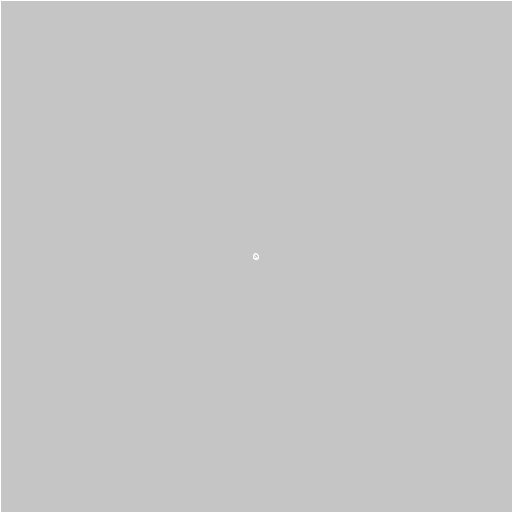
Frame 1 (no input)
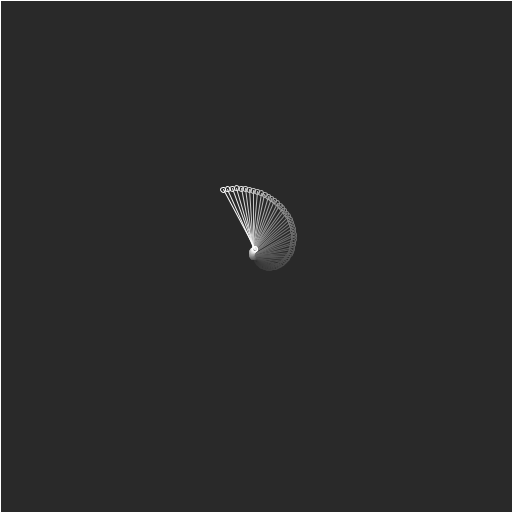
Frame 60 (the mouse pressed at the canvas centre just before this capture)
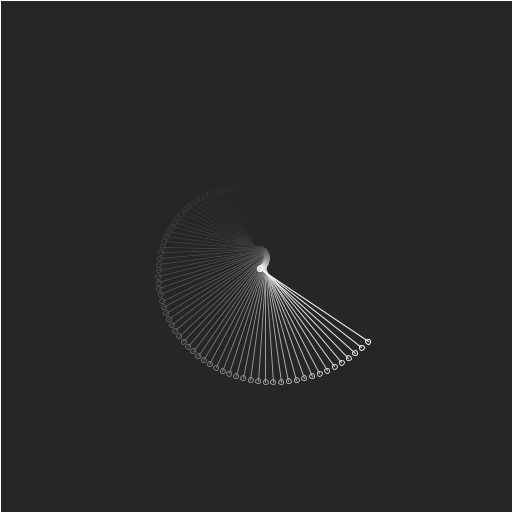
Frame 120 (the mouse held since frame 60 and released just before this capture)

The Processing sketch that drew these frames (run headless with seeded random() and noise(); from frame 60 on, the mouse is pressed at the canvas centre):

// Processing sketch: build
// ── build.pde
/* 

Aprendiendo Processing / Condicionales - if()

- Si la distancia entre dos puntos móviles es menor que una cantidad, dibuja una línea entre ellos.

José Vicente Araújo
http://dunadigital.com 
svcnt@dunadigital.com
junio 2015
Processing 2.2.1

*/


//VARIABLES GLOBALES
//coordenadas de los puntos
float ellipse1x, ellipse1y, ellipse2x, ellipse2y;

//SETUP
void setup() {
	size(512, 512);
	//background(#202020);
	noFill();
	stroke(255);
}

//LOOP
void draw() {
	fill(#202020, 10);
	rect(0, 0, width, height);

	ellipse1x = width/2 + sin(frameCount*0.06)*sin(frameCount*0.005)*250;
	ellipse1y = height/2 + cos(frameCount*0.06)*sin(frameCount*0.005)*250;

	ellipse2x = width/2 + sin(frameCount*-0.05)*sin(frameCount*0.0005)*225;
	ellipse2y = height/2 + cos(frameCount*-0.05)*sin(frameCount*0.0005)*225;

	ellipse(ellipse1x, ellipse1y, 5, 5);
	ellipse(ellipse2x, ellipse2y, 5, 5);

	if (dist(ellipse1x, ellipse1y, ellipse2x, ellipse2y) < 200) {
		line(ellipse1x, ellipse1y, ellipse2x, ellipse2y);
	}
	
}
